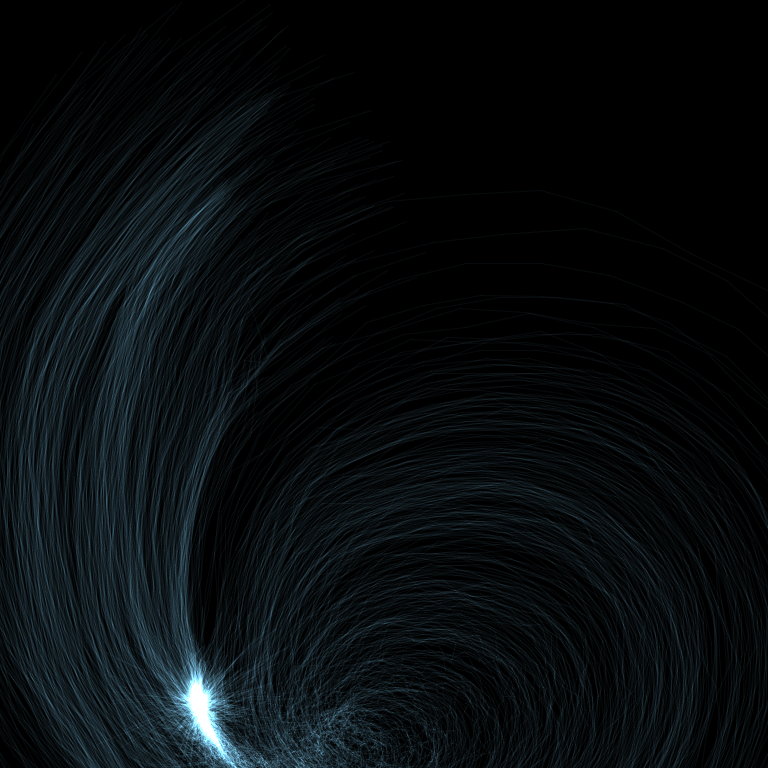
Frame 1 (no input)
Frame 60 (the mouse pressed at the canvas centre just before this capture): identical to frame 1, image omitted
Frame 120 (the mouse held since frame 60 and released just before this capture): identical to frame 1, image omitted

The Processing sketch that drew this single still picture (run headless with seeded random() and noise(); from frame 60 on, the mouse is pressed at the canvas centre):

// Processing sketch: s058
// ── s058.pde
/*
Copyright (c) 2016 Tobias Wehrum <Tobias.Wehrum@dragonlab.de>
Distributed under the MIT License. (See accompanying file LICENSE or copy at http://opensource.org/licenses/MIT)
This notice shall be included in all copies or substantial portions of the Software.

Controls:
- Left-click to refresh.
- Right-click to pause/resume.
*/

import java.util.Collections;

boolean paused;
float time;
float baseScale = 1;
float scale;
PGraphics pSave;
PGraphics newLayer;
PGraphics previousPicture;
ArrayList<Attractor> attractors = new ArrayList<Attractor>();
int screenshotSeriesUID;
int screenshotNumber;

void setup()
{
  size(768, 768);
  //fullScreen();
  
  baseScale = (width+height)/(768.0*2);
  
  blendMode(ADD);
  
  pSave = createGraphics(width, height);
  newLayer = createGraphics(width, height);
  previousPicture = createGraphics(width, height);
  
  frameRate(30);
  reset();
}

void mouseClicked()
{
  /*
  if (mouseButton == LEFT)
  {
    commit();
    renderLayer();
  }
  else if (mouseButton == CENTER)
  {
    renderLayer();
  }
  else if (mouseButton == RIGHT)
  {
    reset();
  }
  */
}

void keyPressed()
{
  switch (key)
  {
    case 'q':
      savePreviousPicture();
      commit();
      renderLayer();
      break;
      
    case 'w':
      savePreviousPicture();
      renderLayer();
      break;
      
    case 'e':
      savePreviousPicture();
      remove();
      refresh();
      break;
      
    case 'r':
      savePreviousPicture();
      reset();
      break;
    
    case '\t':
      background(0);
      image(previousPicture, 0, 0);
      break;
   
    case 'a':
      commitPreviousPicture();
      refresh();
      break;
    
    case ' ':
      save("058_" + screenshotSeriesUID + "_" + screenshotNumber + ".png");
      screenshotNumber++;
      break;
  }
}

void draw()
{
}

void reset()
{
  screenshotSeriesUID = floor(random(0, 10000000));
  screenshotNumber = 1;
  
  noiseSeed(floor(random(0, 10000000)));

  time = 0;
  
  paused = false;
  
  pSave.beginDraw();
  pSave.background(0);
  pSave.endDraw();
  
  background(0);
  
  scale = baseScale * random(0.5, 2);
  
  createAttractors();
  
  int layerCount = (int)random(3, 6);
  layerCount = 1;
  for (int i = 0; i < layerCount; i++)
  {
    renderLayer();
    //println(((float)(i+1)/layerCount) * 100 + "%");
  }
}

void createAttractors()
{
  int maxPosAttractorCount = 10;
  float maxPosAttractorForce = 100;
  int maxNegAttractorCount = 3;
  float maxNegAttractorForce = 50;
  
  attractors.clear();
  for (int i = 0; i < maxPosAttractorCount; i++)
    attractors.add(new Attractor(randomPosition(), scaledRandom(maxPosAttractorForce)));
    
  for (int i = 0; i < maxNegAttractorCount; i++)
    attractors.add(new Attractor(randomPosition(), scaledRandom(maxNegAttractorForce) * -1));
  
  Collections.shuffle(attractors);
}

void renderLayer()
{
  stroke(255);
  noFill();
  
  //for (Attractor a : attractors) ellipse(a.pos.x, a.pos.y, 100, 100);

  newLayer.beginDraw();
  newLayer.background(0);
  newLayer.blendMode(ADD);
  newLayer.noFill();

  int spotCount = (int)random(1, 4);
  spotCount = 1;
  for (int i = 0; i < spotCount; i++)
    renderIntoLayer(attractors);
    
  newLayer.endDraw();
  
  refresh();
}

void savePreviousPicture()
{
  pSave.beginDraw();
  pSave.endDraw();
  
  newLayer.beginDraw();
  newLayer.endDraw();
  
  previousPicture.beginDraw();
  previousPicture.background(0);
  previousPicture.blendMode(ADD);
  previousPicture.image(pSave, 0, 0);
  previousPicture.image(newLayer, 0, 0);
  previousPicture.endDraw();
}

void refresh()
{
  background(0);
  blendMode(ADD);
  image(pSave, 0, 0);
  image(newLayer, 0, 0);
}

void remove()
{
  newLayer.beginDraw();
  newLayer.background(0);
  newLayer.endDraw();
}

void commit()
{
  newLayer.beginDraw();
  newLayer.endDraw();
  
  pSave.beginDraw();
  pSave.blendMode(ADD);
  pSave.image(newLayer, 0, 0);
  pSave.endDraw();
  
  remove();
}

void commitPreviousPicture()
{
  previousPicture.beginDraw();
  previousPicture.endDraw();
  
  pSave.beginDraw();
  pSave.background(0);
  pSave.image(previousPicture, 0, 0);
  pSave.endDraw();
  
  remove();
}

void renderIntoLayer(ArrayList<Attractor> attractors)
{
  newLayer.stroke(random(0, 255), random(0, 255), random(0, 255), 15);
  PVector center = randomPosition();//new PVector(width / 2, height / 2);
  float rotationSpeed = random(-0.2, 0.2);
  PVector spot = randomPosition();
  float radius = scaledRandom(100, 200);
  int pointCount = (int)scaledRandom(100, 200)*3;
  for (int pi = 0; pi < pointCount; pi++)
  {
    float angle = random(0, PI*2);
    float r = radius * random(0, 1);
    PVector off = new PVector(cos(angle) * r, sin(angle) * r);
    PVector off2 = new PVector(0, 0);
    PVector pos = PVector.add(spot, off);
    
    float prevX = pos.x;
    float prevY = pos.y;
    float speed = random(0.5, 2);
    
    int iterationCount = (int)random(40, 60);
    float var = scaledRandom(0, 2);
    for (int ii = 0; ii < iterationCount; ii++)
    {
      
      for (Attractor a : attractors)
      {
        pos.x += random(-var, var);
        pos.y += random(-var, var);
        pos = a.transform(pos, speed);
      }
      
      pos = rotatePos(pos, rotationSpeed, center);
      
      if (ii > 0)
      {
        newLayer.line(prevX + off2.x, prevY + off2.y, pos.x + off2.x, pos.y + off2.y);
      }
      
      prevX = pos.x;
      prevY = pos.y;
    }
  }
}

PVector rotatePos(PVector pos, float angle, PVector center)
{
  PVector delta = PVector.sub(pos, center);
  float currentAngle = atan2(delta.y, delta.x);
  currentAngle += angle;
  float dist = delta.mag();
  return new PVector(center.x + cos(currentAngle) * dist, center.y + sin(currentAngle) * dist);
}

float scaledRandom()
{
  return scaledRandom(0, 1);
}

float scaledRandom(float value)
{
  return scaledRandom(0, value);
}

float scaledRandom(float from, float to)
{
  return random(from, to) * scale;
}

PVector randomPosition()
{
  return new PVector(random(0, width), random(0, height));
}

class Attractor
{
  PVector pos;
  float force;
  
  Attractor(PVector pos, float force)
  {
    this.pos = pos;
    this.force = force;
  }
  
  PVector transform(PVector in, float speed)
  {
    PVector out = new PVector();
    PVector delta = PVector.sub(pos, in);
    float distance = delta.mag();
    PVector direction = delta.div(distance);
    float currentForce = force / max(sqrt(distance), 1) * speed;
    out.x = in.x + direction.x * currentForce;
    out.y = in.y + direction.y * currentForce;
    return out;
  }
}
